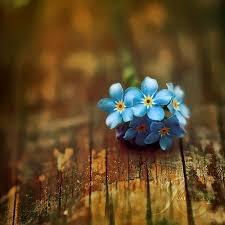
#> input picture k-means/picture.jpg, 225 x 225 px, found by its file name
$ jupyter execute k-means.ipynb   (shell and % lines are left out)
#> lines starting #> are read from the running program, lines starting #| are printed output that depends on the picture
[cell 1]
import cv2 as cv
import numpy as np
import matplotlib.pyplot as plt
img = cv.imread(r'D:\AnacondaProject\picture.jpg')#orginal image
#> img is the input picture: shape (225, 225, 3); mean B, G, R 38.4, 73.8, 97.3
plt.imshow(img)
plt.show()
plt.close()
z = img.reshape((-1,3))
z = np.float32(z)
criteria = (cv.TERM_CRITERIA_EPS + cv.TERM_CRITERIA_MAX_ITER,10,1.0)
k1 = 16
ret1,label1,center1 = cv.kmeans(z,k1,None,criteria,10,cv.KMEANS_RANDOM_CENTERS)
#> ret1 = 15393076.3; center1 = 16 rows, first 8: [6.42, 13.35, 29.55], [166.2, 132.8, 51.02], [110.8, 176.4, 202.1], [22.69, 76, 121.6], [13.95, 45.48, 66.66], [23.98, 60.58, 89.38], [174.1, 173.8, 144.9], [8, 30.95, 49.69]
center1 = cv.convertScaleAbs(center1)
#> center1 = 16 rows, first 8: [6, 13, 30], [166, 133, 51], [111, 176, 202], [23, 76, 122], [14, 45, 67], [24, 61, 89], [174, 174, 145], [8, 31, 50]
pic1 = center1[label1.flatten()]
res = pic1.reshape((img.shape))
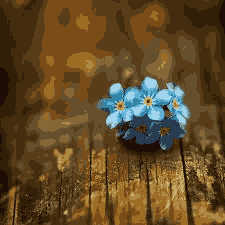
#> res: shape (225, 225, 3); mean B, G, R 38.4, 73.8, 97.4
plt.imshow(res)
plt.show()
plt.close()
